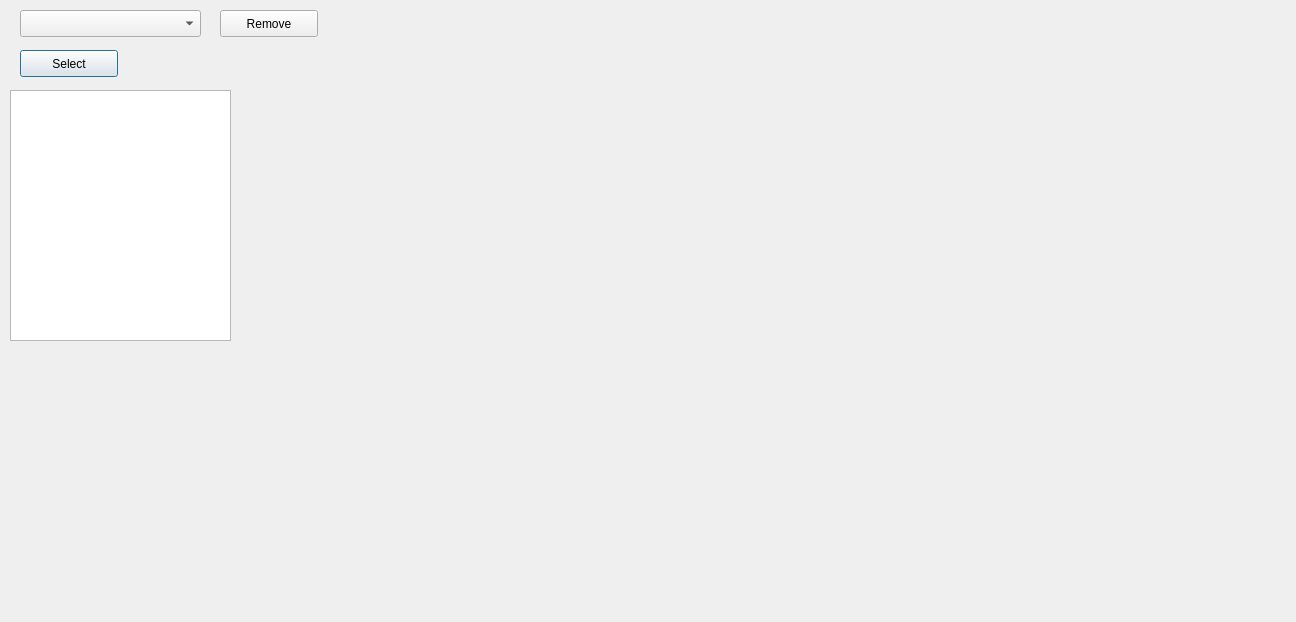
<?xml version="1.0" encoding="UTF-8"?>
<ui version="4.0">
 <class>GraphTab</class>
 <widget class="QDialog" name="GraphTab">
  <property name="geometry">
   <rect>
    <x>0</x>
    <y>0</y>
    <width>1296</width>
    <height>622</height>
   </rect>
  </property>
  <property name="windowTitle">
   <string>Dialog</string>
  </property>
  <widget class="QwtPlot" name="qwtPlot">
   <property name="geometry">
    <rect>
     <x>250</x>
     <y>60</y>
     <width>1031</width>
     <height>471</height>
    </rect>
   </property>
  </widget>
  <widget class="QPushButton" name="SelectButton">
   <property name="geometry">
    <rect>
     <x>20</x>
     <y>50</y>
     <width>98</width>
     <height>27</height>
    </rect>
   </property>
   <property name="text">
    <string>Select</string>
   </property>
  </widget>
  <widget class="QComboBox" name="StockComboBox">
   <property name="geometry">
    <rect>
     <x>20</x>
     <y>10</y>
     <width>181</width>
     <height>27</height>
    </rect>
   </property>
  </widget>
  <widget class="QPushButton" name="removePlotButton">
   <property name="geometry">
    <rect>
     <x>220</x>
     <y>10</y>
     <width>98</width>
     <height>27</height>
    </rect>
   </property>
   <property name="text">
    <string>Remove</string>
   </property>
  </widget>
  <widget class="QListWidget" name="listWidget">
   <property name="geometry">
    <rect>
     <x>10</x>
     <y>90</y>
     <width>221</width>
     <height>251</height>
    </rect>
   </property>
   <property name="alternatingRowColors">
    <bool>true</bool>
   </property>
  </widget>
 </widget>
 <customwidgets>
  <customwidget>
   <class>QwtPlot</class>
   <extends>QFrame</extends>
   <header>qwt_plot.h</header>
   <container>1</container>
  </customwidget>
 </customwidgets>
 <resources/>
 <connections/>
</ui>
